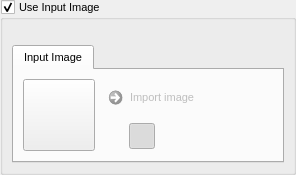
<?xml version="1.0" encoding="UTF-8"?>
<ui version="4.0">
 <class>input_image</class>
 <widget class="QWidget" name="input_image">
  <property name="geometry">
   <rect>
    <x>0</x>
    <y>0</y>
    <width>296</width>
    <height>175</height>
   </rect>
  </property>
  <property name="maximumSize">
   <size>
    <width>16777215</width>
    <height>16777215</height>
   </size>
  </property>
  <property name="acceptDrops">
   <bool>false</bool>
  </property>
  <property name="windowTitle">
   <string>Form</string>
  </property>
  <layout class="QGridLayout" name="gridLayout_2">
   <property name="leftMargin">
    <number>0</number>
   </property>
   <property name="topMargin">
    <number>0</number>
   </property>
   <property name="rightMargin">
    <number>0</number>
   </property>
   <property name="bottomMargin">
    <number>0</number>
   </property>
   <property name="spacing">
    <number>0</number>
   </property>
   <item row="0" column="0">
    <widget class="QWidget" name="widget" native="true">
     <property name="maximumSize">
      <size>
       <width>16777215</width>
       <height>16777215</height>
      </size>
     </property>
     <property name="font">
      <font>
       <pointsize>9</pointsize>
       <bold>false</bold>
      </font>
     </property>
     <layout class="QGridLayout" name="gridLayout_3">
      <property name="leftMargin">
       <number>0</number>
      </property>
      <property name="topMargin">
       <number>0</number>
      </property>
      <property name="rightMargin">
       <number>0</number>
      </property>
      <property name="bottomMargin">
       <number>0</number>
      </property>
      <property name="spacing">
       <number>0</number>
      </property>
      <item row="0" column="0">
       <widget class="QGroupBox" name="groupBox">
        <property name="font">
         <font>
          <pointsize>8</pointsize>
          <bold>false</bold>
         </font>
        </property>
        <property name="cursor">
         <cursorShape>ArrowCursor</cursorShape>
        </property>
        <property name="title">
         <string>Use Input Image</string>
        </property>
        <property name="checkable">
         <bool>true</bool>
        </property>
        <layout class="QGridLayout" name="gridLayout_5">
         <property name="leftMargin">
          <number>9</number>
         </property>
         <property name="rightMargin">
          <number>9</number>
         </property>
         <item row="1" column="0">
          <widget class="QTabWidget" name="input_image_tab_widget">
           <property name="minimumSize">
            <size>
             <width>0</width>
             <height>0</height>
            </size>
           </property>
           <property name="maximumSize">
            <size>
             <width>16777215</width>
             <height>118</height>
            </size>
           </property>
           <property name="font">
            <font>
             <pointsize>8</pointsize>
             <bold>false</bold>
            </font>
           </property>
           <property name="currentIndex">
            <number>0</number>
           </property>
           <widget class="QWidget" name="tab_7">
            <attribute name="title">
             <string>Input Image</string>
            </attribute>
            <layout class="QGridLayout" name="gridLayout">
             <item row="0" column="0" rowspan="2">
              <widget class="QPushButton" name="image_thumbnail">
               <property name="minimumSize">
                <size>
                 <width>72</width>
                 <height>72</height>
                </size>
               </property>
               <property name="maximumSize">
                <size>
                 <width>72</width>
                 <height>72</height>
                </size>
               </property>
               <property name="cursor">
                <cursorShape>PointingHandCursor</cursorShape>
               </property>
               <property name="acceptDrops">
                <bool>false</bool>
               </property>
               <property name="styleSheet">
                <string notr="true"/>
               </property>
               <property name="text">
                <string/>
               </property>
               <property name="iconSize">
                <size>
                 <width>92</width>
                 <height>92</height>
                </size>
               </property>
               <property name="flat">
                <bool>false</bool>
               </property>
              </widget>
             </item>
             <item row="1" column="1">
              <layout class="QHBoxLayout" name="horizontalLayout_2">
               <property name="spacing">
                <number>2</number>
               </property>
               <item>
                <widget class="QPushButton" name="use_imported_image_button">
                 <property name="minimumSize">
                  <size>
                   <width>26</width>
                   <height>26</height>
                  </size>
                 </property>
                 <property name="maximumSize">
                  <size>
                   <width>26</width>
                   <height>26</height>
                  </size>
                 </property>
                 <property name="font">
                  <font>
                   <pointsize>8</pointsize>
                   <bold>false</bold>
                  </font>
                 </property>
                 <property name="cursor">
                  <cursorShape>PointingHandCursor</cursorShape>
                 </property>
                 <property name="toolTip">
                  <string>Imported input image</string>
                 </property>
                 <property name="text">
                  <string/>
                 </property>
                 <property name="icon">
                  <iconset resource="../../../resources.qrc">
                   <normaloff>:/icons/046-import-light.png</normaloff>:/icons/046-import-light.png</iconset>
                 </property>
                 <property name="checkable">
                  <bool>true</bool>
                 </property>
                 <property name="flat">
                  <bool>true</bool>
                 </property>
                </widget>
               </item>
               <item>
                <widget class="QPushButton" name="use_grid_image_button">
                 <property name="minimumSize">
                  <size>
                   <width>26</width>
                   <height>26</height>
                  </size>
                 </property>
                 <property name="maximumSize">
                  <size>
                   <width>26</width>
                   <height>26</height>
                  </size>
                 </property>
                 <property name="cursor">
                  <cursorShape>PointingHandCursor</cursorShape>
                 </property>
                 <property name="toolTip">
                  <string>Active grid input image</string>
                 </property>
                 <property name="text">
                  <string/>
                 </property>
                 <property name="icon">
                  <iconset resource="../../../resources.qrc">
                   <normaloff>:/icons/025-gallery-light.png</normaloff>:/icons/025-gallery-light.png</iconset>
                 </property>
                 <property name="checkable">
                  <bool>true</bool>
                 </property>
                 <property name="checked">
                  <bool>true</bool>
                 </property>
                 <property name="flat">
                  <bool>true</bool>
                 </property>
                </widget>
               </item>
               <item>
                <widget class="QPushButton" name="recycle_grid_image_button">
                 <property name="minimumSize">
                  <size>
                   <width>26</width>
                   <height>26</height>
                  </size>
                 </property>
                 <property name="maximumSize">
                  <size>
                   <width>26</width>
                   <height>26</height>
                  </size>
                 </property>
                 <property name="cursor">
                  <cursorShape>PointingHandCursor</cursorShape>
                 </property>
                 <property name="toolTip">
                  <string>Lock current input image</string>
                 </property>
                 <property name="text">
                  <string/>
                 </property>
                 <property name="icon">
                  <iconset resource="../../../resources.qrc">
                   <normaloff>:/icons/047-recycle-light.png</normaloff>:/icons/047-recycle-light.png</iconset>
                 </property>
                 <property name="checkable">
                  <bool>true</bool>
                 </property>
                 <property name="flat">
                  <bool>true</bool>
                 </property>
                </widget>
               </item>
               <item>
                <widget class="QPushButton" name="refresh_input_image_button">
                 <property name="minimumSize">
                  <size>
                   <width>26</width>
                   <height>26</height>
                  </size>
                 </property>
                 <property name="maximumSize">
                  <size>
                   <width>26</width>
                   <height>26</height>
                  </size>
                 </property>
                 <property name="cursor">
                  <cursorShape>PointingHandCursor</cursorShape>
                 </property>
                 <property name="toolTip">
                  <string>Refresh current input image</string>
                 </property>
                 <property name="text">
                  <string/>
                 </property>
                 <property name="icon">
                  <iconset resource="../../../resources.qrc">
                   <normaloff>:/icons/050-refresh-light.png</normaloff>:/icons/050-refresh-light.png</iconset>
                 </property>
                 <property name="flat">
                  <bool>true</bool>
                 </property>
                </widget>
               </item>
               <item>
                <widget class="QPushButton" name="clear_image_button">
                 <property name="minimumSize">
                  <size>
                   <width>26</width>
                   <height>26</height>
                  </size>
                 </property>
                 <property name="maximumSize">
                  <size>
                   <width>26</width>
                   <height>26</height>
                  </size>
                 </property>
                 <property name="cursor">
                  <cursorShape>PointingHandCursor</cursorShape>
                 </property>
                 <property name="toolTip">
                  <string>Clear imported input imagea</string>
                 </property>
                 <property name="text">
                  <string/>
                 </property>
                 <property name="icon">
                  <iconset resource="../../../resources.qrc">
                   <normaloff>:/icons/006-trash-light.png</normaloff>:/icons/006-trash-light.png</iconset>
                 </property>
                 <property name="flat">
                  <bool>true</bool>
                 </property>
                </widget>
               </item>
               <item>
                <spacer name="horizontalSpacer">
                 <property name="orientation">
                  <enum>Qt::Horizontal</enum>
                 </property>
                 <property name="sizeHint" stdset="0">
                  <size>
                   <width>40</width>
                   <height>20</height>
                  </size>
                 </property>
                </spacer>
               </item>
              </layout>
             </item>
             <item row="0" column="1">
              <widget class="QCommandLinkButton" name="import_image_button">
               <property name="enabled">
                <bool>false</bool>
               </property>
               <property name="sizePolicy">
                <sizepolicy hsizetype="MinimumExpanding" vsizetype="Preferred">
                 <horstretch>0</horstretch>
                 <verstretch>0</verstretch>
                </sizepolicy>
               </property>
               <property name="minimumSize">
                <size>
                 <width>0</width>
                 <height>35</height>
                </size>
               </property>
               <property name="maximumSize">
                <size>
                 <width>16777215</width>
                 <height>35</height>
                </size>
               </property>
               <property name="font">
                <font>
                 <pointsize>8</pointsize>
                 <bold>false</bold>
                </font>
               </property>
               <property name="cursor">
                <cursorShape>PointingHandCursor</cursorShape>
               </property>
               <property name="text">
                <string>Import image</string>
               </property>
              </widget>
             </item>
            </layout>
           </widget>
          </widget>
         </item>
         <item row="0" column="0">
          <widget class="SliderWidget" name="scale_slider_widget" native="true">
           <property name="label_text" stdset="0">
            <string>Scale</string>
           </property>
           <property name="slider_callback" stdset="0">
            <string notr="true">handle_value_change</string>
           </property>
           <property name="current_value" stdset="0">
            <number>0</number>
           </property>
           <property name="slider_maximum" stdset="0">
            <number>100</number>
           </property>
           <property name="spinbox_maximum" stdset="0">
            <double>1.000000000000000</double>
           </property>
           <property name="display_as_float" stdset="0">
            <bool>true</bool>
           </property>
           <property name="spinbox_single_step" stdset="0">
            <double>0.010000000000000</double>
           </property>
           <property name="spinbox_page_step" stdset="0">
            <double>0.100000000000000</double>
           </property>
           <property name="spinbox_minimum" stdset="0">
            <double>0.000000000000000</double>
           </property>
           <property name="slider_minimum" stdset="0">
            <number>0</number>
           </property>
           <property name="settings_property" stdset="0">
            <string notr="true">generator.image_guidance_scale</string>
           </property>
          </widget>
         </item>
        </layout>
       </widget>
      </item>
     </layout>
    </widget>
   </item>
  </layout>
 </widget>
 <customwidgets>
  <customwidget>
   <class>SliderWidget</class>
   <extends>QWidget</extends>
   <header>airunner/widgets/slider/slider_widget</header>
   <container>1</container>
  </customwidget>
 </customwidgets>
 <resources>
  <include location="../../../resources.qrc"/>
 </resources>
 <connections>
  <connection>
   <sender>groupBox</sender>
   <signal>toggled(bool)</signal>
   <receiver>input_image</receiver>
   <slot>action_toggled_use_input_image(bool)</slot>
   <hints>
    <hint type="sourcelabel">
     <x>44</x>
     <y>7</y>
    </hint>
    <hint type="destinationlabel">
     <x>17</x>
     <y>0</y>
    </hint>
   </hints>
  </connection>
  <connection>
   <sender>import_image_button</sender>
   <signal>clicked()</signal>
   <receiver>input_image</receiver>
   <slot>action_clicked_button_import_image()</slot>
   <hints>
    <hint type="sourcelabel">
     <x>121</x>
     <y>113</y>
    </hint>
    <hint type="destinationlabel">
     <x>34</x>
     <y>0</y>
    </hint>
   </hints>
  </connection>
  <connection>
   <sender>refresh_input_image_button</sender>
   <signal>clicked()</signal>
   <receiver>input_image</receiver>
   <slot>action_clicked_button_refresh_grid_image()</slot>
   <hints>
    <hint type="sourcelabel">
     <x>270</x>
     <y>170</y>
    </hint>
    <hint type="destinationlabel">
     <x>245</x>
     <y>0</y>
    </hint>
   </hints>
  </connection>
  <connection>
   <sender>clear_image_button</sender>
   <signal>clicked()</signal>
   <receiver>input_image</receiver>
   <slot>action_clicked_button_clear_input_image()</slot>
   <hints>
    <hint type="sourcelabel">
     <x>298</x>
     <y>170</y>
    </hint>
    <hint type="destinationlabel">
     <x>295</x>
     <y>0</y>
    </hint>
   </hints>
  </connection>
  <connection>
   <sender>recycle_grid_image_button</sender>
   <signal>toggled(bool)</signal>
   <receiver>input_image</receiver>
   <slot>action_toggled_button_refresh_input_image(bool)</slot>
   <hints>
    <hint type="sourcelabel">
     <x>242</x>
     <y>170</y>
    </hint>
    <hint type="destinationlabel">
     <x>252</x>
     <y>0</y>
    </hint>
   </hints>
  </connection>
  <connection>
   <sender>recycle_grid_image_button</sender>
   <signal>toggled(bool)</signal>
   <receiver>input_image</receiver>
   <slot>action_toggled_button_lock_grid_image(bool)</slot>
   <hints>
    <hint type="sourcelabel">
     <x>242</x>
     <y>170</y>
    </hint>
    <hint type="destinationlabel">
     <x>243</x>
     <y>0</y>
    </hint>
   </hints>
  </connection>
  <connection>
   <sender>use_grid_image_button</sender>
   <signal>toggled(bool)</signal>
   <receiver>input_image</receiver>
   <slot>action_toggled_button_use_grid_image(bool)</slot>
   <hints>
    <hint type="sourcelabel">
     <x>214</x>
     <y>170</y>
    </hint>
    <hint type="destinationlabel">
     <x>295</x>
     <y>0</y>
    </hint>
   </hints>
  </connection>
  <connection>
   <sender>use_imported_image_button</sender>
   <signal>toggled(bool)</signal>
   <receiver>input_image</receiver>
   <slot>action_toggled_button_use_imported_image(bool)</slot>
   <hints>
    <hint type="sourcelabel">
     <x>175</x>
     <y>158</y>
    </hint>
    <hint type="destinationlabel">
     <x>186</x>
     <y>0</y>
    </hint>
   </hints>
  </connection>
  <connection>
   <sender>image_thumbnail</sender>
   <signal>clicked()</signal>
   <receiver>input_image</receiver>
   <slot>action_clicked_button_thumbnail()</slot>
   <hints>
    <hint type="sourcelabel">
     <x>67</x>
     <y>107</y>
    </hint>
    <hint type="destinationlabel">
     <x>84</x>
     <y>0</y>
    </hint>
   </hints>
  </connection>
 </connections>
 <slots>
  <slot>action_toggled_use_input_image(bool)</slot>
  <slot>action_clicked_button_thumbnail()</slot>
  <slot>action_clicked_button_import_image()</slot>
  <slot>action_toggled_button_use_imported_image(bool)</slot>
  <slot>action_toggled_button_use_grid_image(bool)</slot>
  <slot>action_toggled_button_lock_grid_image(bool)</slot>
  <slot>action_clicked_button_refresh_grid_image()</slot>
  <slot>action_clicked_button_clear_input_image()</slot>
  <slot>action_toggled_button_refresh_input_image(bool)</slot>
 </slots>
</ui>
